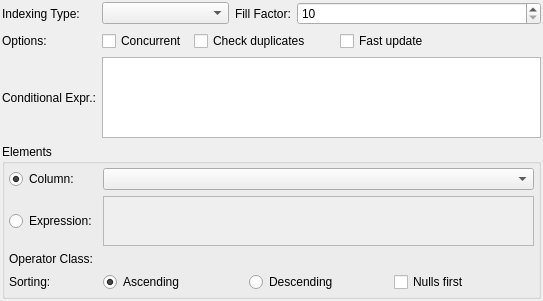
<?xml version="1.0" encoding="UTF-8"?>
<ui version="4.0">
 <class>IndiceWidget</class>
 <widget class="QWidget" name="IndiceWidget">
  <property name="geometry">
   <rect>
    <x>0</x>
    <y>0</y>
    <width>543</width>
    <height>301</height>
   </rect>
  </property>
  <property name="minimumSize">
   <size>
    <width>0</width>
    <height>0</height>
   </size>
  </property>
  <property name="windowTitle">
   <string>Form</string>
  </property>
  <layout class="QGridLayout" name="indice_grid">
   <property name="margin">
    <number>2</number>
   </property>
   <property name="spacing">
    <number>6</number>
   </property>
   <item row="0" column="0">
    <widget class="QLabel" name="tipo_index_lbl">
     <property name="sizePolicy">
      <sizepolicy hsizetype="Preferred" vsizetype="Preferred">
       <horstretch>0</horstretch>
       <verstretch>0</verstretch>
      </sizepolicy>
     </property>
     <property name="minimumSize">
      <size>
       <width>0</width>
       <height>0</height>
      </size>
     </property>
     <property name="maximumSize">
      <size>
       <width>16777215</width>
       <height>16777215</height>
      </size>
     </property>
     <property name="font">
      <font>
       <weight>50</weight>
       <italic>false</italic>
       <bold>false</bold>
      </font>
     </property>
     <property name="text">
      <string>Indexing Type:</string>
     </property>
    </widget>
   </item>
   <item row="0" column="1">
    <widget class="QComboBox" name="tipo_index_cmb">
     <property name="sizePolicy">
      <sizepolicy hsizetype="Fixed" vsizetype="Fixed">
       <horstretch>0</horstretch>
       <verstretch>0</verstretch>
      </sizepolicy>
     </property>
     <property name="minimumSize">
      <size>
       <width>127</width>
       <height>0</height>
      </size>
     </property>
     <property name="maximumSize">
      <size>
       <width>127</width>
       <height>16777215</height>
      </size>
     </property>
    </widget>
   </item>
   <item row="0" column="2">
    <widget class="QLabel" name="fator_preenc_lbl">
     <property name="sizePolicy">
      <sizepolicy hsizetype="Preferred" vsizetype="Preferred">
       <horstretch>0</horstretch>
       <verstretch>0</verstretch>
      </sizepolicy>
     </property>
     <property name="minimumSize">
      <size>
       <width>0</width>
       <height>0</height>
      </size>
     </property>
     <property name="maximumSize">
      <size>
       <width>16777215</width>
       <height>16777215</height>
      </size>
     </property>
     <property name="font">
      <font>
       <weight>50</weight>
       <italic>false</italic>
       <bold>false</bold>
       <kerning>true</kerning>
      </font>
     </property>
     <property name="text">
      <string>Fill Factor:</string>
     </property>
     <property name="alignment">
      <set>Qt::AlignLeading|Qt::AlignLeft|Qt::AlignVCenter</set>
     </property>
    </widget>
   </item>
   <item row="0" column="3">
    <widget class="QSpinBox" name="fator_preenc_sb">
     <property name="sizePolicy">
      <sizepolicy hsizetype="Expanding" vsizetype="Fixed">
       <horstretch>0</horstretch>
       <verstretch>0</verstretch>
      </sizepolicy>
     </property>
     <property name="minimumSize">
      <size>
       <width>110</width>
       <height>0</height>
      </size>
     </property>
     <property name="maximumSize">
      <size>
       <width>16777215</width>
       <height>16777215</height>
      </size>
     </property>
     <property name="minimum">
      <number>10</number>
     </property>
     <property name="maximum">
      <number>100</number>
     </property>
    </widget>
   </item>
   <item row="1" column="0">
    <widget class="QLabel" name="opcoes_lbl">
     <property name="sizePolicy">
      <sizepolicy hsizetype="Preferred" vsizetype="Fixed">
       <horstretch>0</horstretch>
       <verstretch>0</verstretch>
      </sizepolicy>
     </property>
     <property name="minimumSize">
      <size>
       <width>0</width>
       <height>0</height>
      </size>
     </property>
     <property name="maximumSize">
      <size>
       <width>16777215</width>
       <height>16777215</height>
      </size>
     </property>
     <property name="text">
      <string>Options:</string>
     </property>
    </widget>
   </item>
   <item row="1" column="1" colspan="3">
    <layout class="QHBoxLayout" name="horizontalLayout_2">
     <item>
      <widget class="QCheckBox" name="concorrente_chk">
       <property name="sizePolicy">
        <sizepolicy hsizetype="Preferred" vsizetype="Fixed">
         <horstretch>0</horstretch>
         <verstretch>0</verstretch>
        </sizepolicy>
       </property>
       <property name="minimumSize">
        <size>
         <width>0</width>
         <height>0</height>
        </size>
       </property>
       <property name="maximumSize">
        <size>
         <width>16777215</width>
         <height>16777215</height>
        </size>
       </property>
       <property name="text">
        <string>Concurrent</string>
       </property>
      </widget>
     </item>
     <item>
      <widget class="QCheckBox" name="unico_chk">
       <property name="sizePolicy">
        <sizepolicy hsizetype="Fixed" vsizetype="Fixed">
         <horstretch>0</horstretch>
         <verstretch>0</verstretch>
        </sizepolicy>
       </property>
       <property name="minimumSize">
        <size>
         <width>140</width>
         <height>0</height>
        </size>
       </property>
       <property name="maximumSize">
        <size>
         <width>128</width>
         <height>16777215</height>
        </size>
       </property>
       <property name="text">
        <string>Check duplicates</string>
       </property>
      </widget>
     </item>
     <item>
      <widget class="QCheckBox" name="atual_rapida_chk">
       <property name="sizePolicy">
        <sizepolicy hsizetype="Expanding" vsizetype="Fixed">
         <horstretch>0</horstretch>
         <verstretch>0</verstretch>
        </sizepolicy>
       </property>
       <property name="minimumSize">
        <size>
         <width>0</width>
         <height>0</height>
        </size>
       </property>
       <property name="maximumSize">
        <size>
         <width>16777215</width>
         <height>16777215</height>
        </size>
       </property>
       <property name="text">
        <string>Fast update</string>
       </property>
      </widget>
     </item>
    </layout>
   </item>
   <item row="2" column="0">
    <widget class="QLabel" name="exp_condicional_lbl">
     <property name="sizePolicy">
      <sizepolicy hsizetype="Preferred" vsizetype="Preferred">
       <horstretch>0</horstretch>
       <verstretch>0</verstretch>
      </sizepolicy>
     </property>
     <property name="minimumSize">
      <size>
       <width>0</width>
       <height>0</height>
      </size>
     </property>
     <property name="maximumSize">
      <size>
       <width>16777215</width>
       <height>16777215</height>
      </size>
     </property>
     <property name="text">
      <string>Conditional Expr.:</string>
     </property>
    </widget>
   </item>
   <item row="2" column="1" colspan="3">
    <widget class="QTextEdit" name="exp_condicional_txt">
     <property name="sizePolicy">
      <sizepolicy hsizetype="Expanding" vsizetype="Expanding">
       <horstretch>0</horstretch>
       <verstretch>0</verstretch>
      </sizepolicy>
     </property>
     <property name="minimumSize">
      <size>
       <width>0</width>
       <height>50</height>
      </size>
     </property>
     <property name="maximumSize">
      <size>
       <width>16777215</width>
       <height>90</height>
      </size>
     </property>
     <property name="frameShadow">
      <enum>QFrame::Sunken</enum>
     </property>
     <property name="lineWidth">
      <number>1</number>
     </property>
     <property name="midLineWidth">
      <number>0</number>
     </property>
     <property name="verticalScrollBarPolicy">
      <enum>Qt::ScrollBarAsNeeded</enum>
     </property>
     <property name="horizontalScrollBarPolicy">
      <enum>Qt::ScrollBarAsNeeded</enum>
     </property>
     <property name="undoRedoEnabled">
      <bool>true</bool>
     </property>
     <property name="readOnly">
      <bool>false</bool>
     </property>
     <property name="textInteractionFlags">
      <set>Qt::TextEditorInteraction</set>
     </property>
    </widget>
   </item>
   <item row="3" column="0" colspan="4">
    <widget class="QGroupBox" name="elementos_grp">
     <property name="title">
      <string>Elements</string>
     </property>
     <layout class="QGridLayout" name="gridLayout">
      <property name="margin">
       <number>4</number>
      </property>
      <property name="spacing">
       <number>6</number>
      </property>
      <item row="0" column="0">
       <widget class="QRadioButton" name="coluna_rb">
        <property name="sizePolicy">
         <sizepolicy hsizetype="Preferred" vsizetype="Fixed">
          <horstretch>0</horstretch>
          <verstretch>0</verstretch>
         </sizepolicy>
        </property>
        <property name="minimumSize">
         <size>
          <width>0</width>
          <height>0</height>
         </size>
        </property>
        <property name="maximumSize">
         <size>
          <width>16777215</width>
          <height>16777215</height>
         </size>
        </property>
        <property name="text">
         <string>Column:</string>
        </property>
        <property name="checked">
         <bool>true</bool>
        </property>
        <property name="autoExclusive">
         <bool>false</bool>
        </property>
       </widget>
      </item>
      <item row="0" column="1">
       <widget class="QComboBox" name="coluna_cmb">
        <property name="sizePolicy">
         <sizepolicy hsizetype="Expanding" vsizetype="Fixed">
          <horstretch>0</horstretch>
          <verstretch>0</verstretch>
         </sizepolicy>
        </property>
        <property name="minimumSize">
         <size>
          <width>180</width>
          <height>0</height>
         </size>
        </property>
        <property name="maximumSize">
         <size>
          <width>16777215</width>
          <height>16777215</height>
         </size>
        </property>
       </widget>
      </item>
      <item row="1" column="0">
       <widget class="QRadioButton" name="expressao_rb">
        <property name="sizePolicy">
         <sizepolicy hsizetype="Preferred" vsizetype="Fixed">
          <horstretch>0</horstretch>
          <verstretch>0</verstretch>
         </sizepolicy>
        </property>
        <property name="minimumSize">
         <size>
          <width>0</width>
          <height>0</height>
         </size>
        </property>
        <property name="maximumSize">
         <size>
          <width>16777215</width>
          <height>16777215</height>
         </size>
        </property>
        <property name="text">
         <string>Expression:</string>
        </property>
        <property name="checked">
         <bool>false</bool>
        </property>
        <property name="autoExclusive">
         <bool>false</bool>
        </property>
       </widget>
      </item>
      <item row="1" column="1">
       <widget class="QTextEdit" name="exp_elemento_txt">
        <property name="enabled">
         <bool>false</bool>
        </property>
        <property name="sizePolicy">
         <sizepolicy hsizetype="Expanding" vsizetype="Expanding">
          <horstretch>0</horstretch>
          <verstretch>0</verstretch>
         </sizepolicy>
        </property>
        <property name="minimumSize">
         <size>
          <width>0</width>
          <height>50</height>
         </size>
        </property>
        <property name="maximumSize">
         <size>
          <width>16777215</width>
          <height>50</height>
         </size>
        </property>
        <property name="frameShadow">
         <enum>QFrame::Sunken</enum>
        </property>
        <property name="lineWidth">
         <number>1</number>
        </property>
        <property name="midLineWidth">
         <number>0</number>
        </property>
        <property name="verticalScrollBarPolicy">
         <enum>Qt::ScrollBarAsNeeded</enum>
        </property>
        <property name="horizontalScrollBarPolicy">
         <enum>Qt::ScrollBarAsNeeded</enum>
        </property>
        <property name="undoRedoEnabled">
         <bool>true</bool>
        </property>
        <property name="readOnly">
         <bool>false</bool>
        </property>
        <property name="textInteractionFlags">
         <set>Qt::TextEditorInteraction</set>
        </property>
       </widget>
      </item>
      <item row="2" column="0">
       <widget class="QLabel" name="classe_op_lbl">
        <property name="sizePolicy">
         <sizepolicy hsizetype="Preferred" vsizetype="Preferred">
          <horstretch>0</horstretch>
          <verstretch>0</verstretch>
         </sizepolicy>
        </property>
        <property name="minimumSize">
         <size>
          <width>0</width>
          <height>0</height>
         </size>
        </property>
        <property name="maximumSize">
         <size>
          <width>16777215</width>
          <height>16777215</height>
         </size>
        </property>
        <property name="text">
         <string>Operator Class:</string>
        </property>
       </widget>
      </item>
      <item row="3" column="0">
       <widget class="QLabel" name="ordenacao_lbl">
        <property name="sizePolicy">
         <sizepolicy hsizetype="Preferred" vsizetype="Preferred">
          <horstretch>0</horstretch>
          <verstretch>0</verstretch>
         </sizepolicy>
        </property>
        <property name="minimumSize">
         <size>
          <width>0</width>
          <height>0</height>
         </size>
        </property>
        <property name="maximumSize">
         <size>
          <width>16777215</width>
          <height>16777215</height>
         </size>
        </property>
        <property name="text">
         <string>Sorting:</string>
        </property>
       </widget>
      </item>
      <item row="3" column="1">
       <layout class="QHBoxLayout" name="horizontalLayout">
        <item>
         <widget class="QRadioButton" name="ascendente_rb">
          <property name="text">
           <string>Ascending</string>
          </property>
          <property name="checked">
           <bool>true</bool>
          </property>
         </widget>
        </item>
        <item>
         <widget class="QRadioButton" name="descendente_rb">
          <property name="text">
           <string>Descending</string>
          </property>
         </widget>
        </item>
        <item>
         <widget class="QCheckBox" name="nulos_primeiro_chk">
          <property name="text">
           <string>Nulls first</string>
          </property>
         </widget>
        </item>
       </layout>
      </item>
     </layout>
    </widget>
   </item>
  </layout>
 </widget>
 <resources/>
 <connections/>
</ui>
